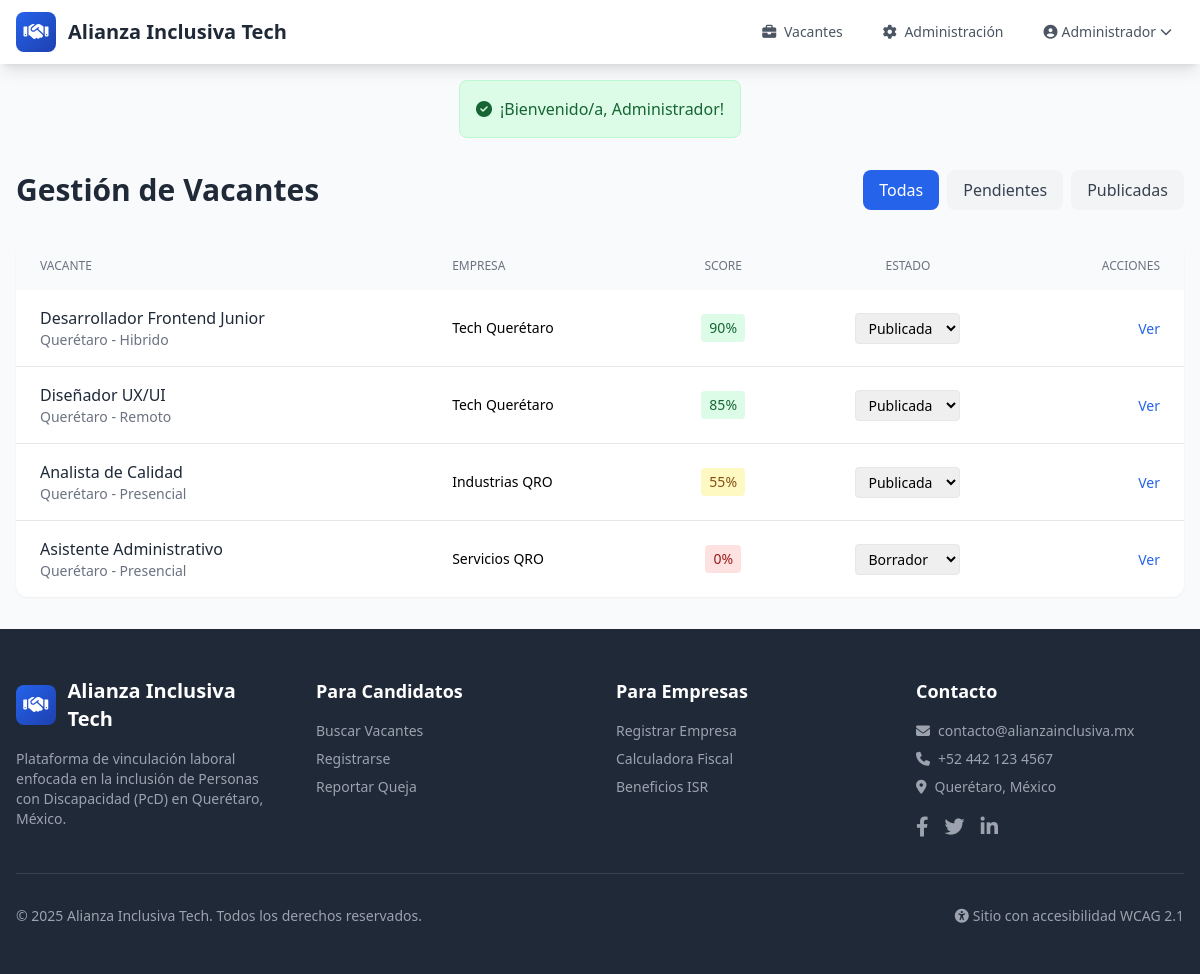
/admin/vacantes (signed in), run on the app's committed database.
### tables this page shows
CREATE TABLE vacantes (
    id INT AUTO_INCREMENT PRIMARY KEY,
    empresa_id INT NOT NULL,
    titulo VARCHAR(255) NOT NULL,
    slug VARCHAR(255) NOT NULL,
    descripcion TEXT NOT NULL,
    requisitos TEXT NULL,
    tipo_contrato ENUM('indefinido', 'temporal', 'practicas', 'freelance') DEFAULT 'indefinido',
    jornada ENUM('tiempo_completo', 'medio_tiempo', 'por_horas', 'flexible') DEFAULT 'tiempo_completo',
    modalidad ENUM('presencial', 'remoto', 'hibrido') DEFAULT 'presencial',
    salario_minimo DECIMAL(10,2) NULL,
    salario_maximo DECIMAL(10,2) NULL,
    mostrar_salario TINYINT(1) DEFAULT 1,
    ubicacion VARCHAR(255) NULL,
    municipio VARCHAR(100) DEFAULT 'Querétaro',
    discapacidades_aceptadas TEXT NULL COMMENT 'JSON array de tipos de discapacidad',
    checklist_accesibilidad TEXT NULL COMMENT 'JSON del checklist',
    score_accesibilidad INT DEFAULT 0,
    estado ENUM('borrador', 'pendiente', 'publicada', 'pausada', 'cerrada') DEFAULT 'borrador',
    fecha_publicacion DATETIME NULL,
    fecha_cierre DATE NULL,
    plazas_disponibles INT DEFAULT 1,
    visitas INT DEFAULT 0,
    fecha_creacion DATETIME DEFAULT CURRENT_TIMESTAMP,
    fecha_actualizacion DATETIME DEFAULT CURRENT_TIMESTAMP ON UPDATE CURRENT_TIMESTAMP,
    FOREIGN KEY (empresa_id) REFERENCES empresas(id) ON DELETE CASCADE,
    INDEX idx_estado (estado),
    INDEX idx_municipio (municipio),
    INDEX idx_score (score_accesibilidad),
    INDEX idx_slug (slug)
);

CREATE TABLE empresas (
    id INT AUTO_INCREMENT PRIMARY KEY,
    usuario_id INT NOT NULL,
    razon_social VARCHAR(255) NOT NULL,
    rfc VARCHAR(13) NOT NULL,
    nombre_comercial VARCHAR(255) NULL,
    direccion_fiscal TEXT NOT NULL,
    colonia VARCHAR(150) NULL,
    municipio VARCHAR(100) NOT NULL,
    estado VARCHAR(100) DEFAULT 'Querétaro',
    codigo_postal VARCHAR(10) NOT NULL,
    sector_industrial VARCHAR(100) NOT NULL,
    tamano_empresa ENUM('micro', 'pequena', 'mediana', 'grande') DEFAULT 'pequena',
    telefono VARCHAR(20) NULL,
    sitio_web VARCHAR(255) NULL,
    logo VARCHAR(255) NULL,
    descripcion TEXT NULL,
    verificada TINYINT(1) DEFAULT 0,
    fecha_creacion DATETIME DEFAULT CURRENT_TIMESTAMP,
    fecha_actualizacion DATETIME DEFAULT CURRENT_TIMESTAMP ON UPDATE CURRENT_TIMESTAMP,
    FOREIGN KEY (usuario_id) REFERENCES usuarios(id) ON DELETE CASCADE,
    INDEX idx_rfc (rfc),
    INDEX idx_municipio (municipio)
);

### app/controllers/BaseController.php (called while the page is built, shortened)
<?php
class BaseController {
    public function __construct() {
        try {
            $this->db = Database::getInstance()->getConnection();
        } catch (Exception $e) {
            $this->db = null;
        }
    }
    protected function view($view, $data = []) {
        extract($data);
        require_once VIEWS_PATH . '/layouts/header.php';
        require_once VIEWS_PATH . '/' . $view . '.php';
        require_once VIEWS_PATH . '/layouts/footer.php';
    }
}

### app/controllers/AdminController.php (called while the page is built, shortened)
<?php
class AdminController extends BaseController {
    public function vacantes() {
        $estado = $this->getGet('estado');
        $sql = "
            SELECT v.*, e.nombre_comercial, e.razon_social
            FROM vacantes v
            JOIN empresas e ON v.empresa_id = e.id
        ";
        $params = [];
        $sql .= " ORDER BY v.fecha_creacion DESC";
        $stmt = $this->db->prepare($sql);
        $stmt->execute($params);
        $vacantes = $stmt->fetchAll();
        $this->view('admin/vacantes', ['vacantes' => $vacantes, 'estadoFiltro' => $estado]);
    }
}

### app/config/router.php (called while the page is built, shortened)
<?php
class Router {
    private $routes = [];
    public function get($pattern, $callback) {
        $this->routes['GET'][$pattern] = $callback;
    }
    public function post($pattern, $callback) {
        $this->routes['POST'][$pattern] = $callback;
    }
    public function dispatch() {
        $method = $_SERVER['REQUEST_METHOD'];
        $uri = $this->getUri();
        if (isset($this->routes[$method])) {
            foreach ($this->routes[$method] as $pattern => $callback) {
                $pattern = preg_replace('/\{([a-zA-Z0-9_]+)\}/', '(?P<$1>[^/]+)', $pattern);
                $pattern = '#^' . $pattern . '$#';
                if (preg_match($pattern, $uri, $matches)) {
                    $params = array_filter($matches, function($key) {
                        return !is_numeric($key);
                    }, ARRAY_FILTER_USE_KEY);
                    return $this->executeCallback($callback, $params);
                }
            }
        }
    }
    private function getUri() {
        $uri = $_SERVER['REQUEST_URI'];
        $uri = '/' . ltrim($uri, '/');
        if ($uri !== '/') {
            $uri = rtrim($uri, '/');
        }
        return $uri;
    }
    private function executeCallback($callback, $params = []) {
        if (is_array($callback)) {
            $controller = $callback[0];
            $method = $callback[1];
            if (is_string($controller)) {
                $controller = new $controller();
            }
            return call_user_func_array([$controller, $method], $params);
        }
        return call_user_func_array($callback, $params);
    }
}

### index.php (called while the page is built, shortened)
<?php
require_once BASE_PATH . '/app/config/database.php';
require_once BASE_PATH . '/app/config/router.php';
require_once BASE_PATH . '/app/controllers/BaseController.php';
require_once BASE_PATH . '/app/controllers/AdminController.php';
$router = new Router();
$router->get('/', ['HomeController', 'index']);
$router->get('/vacantes', ['VacanteController', 'listar']);
$router->get('/vacante/{slug}', ['VacanteController', 'ver']);
$router->get('/login', ['AuthController', 'loginForm']);
$router->post('/login', ['AuthController', 'login']);
$router->get('/registro', ['AuthController', 'registroForm']);
$router->get('/registro/empresa', ['AuthController', 'registroEmpresaForm']);
$router->post('/registro/empresa', ['AuthController', 'registroEmpresa']);
$router->get('/registro/candidato', ['AuthController', 'registroCandidatoForm']);
$router->post('/registro/candidato', ['AuthController', 'registroCandidato']);
$router->get('/logout', ['AuthController', 'logout']);
$router->get('/recuperar', ['AuthController', 'recuperarForm']);
$router->post('/recuperar', ['AuthController', 'recuperar']);
$router->get('/empresa/dashboard', ['EmpresaController', 'dashboard']);
$router->get('/empresa/perfil', ['EmpresaController', 'perfil']);
$router->post('/empresa/perfil', ['EmpresaController', 'actualizarPerfil']);
$router->get('/empresa/vacantes', ['EmpresaController', 'misVacantes']);
$router->get('/empresa/vacante/nueva', ['EmpresaController', 'nuevaVacante']);
$router->post('/empresa/vacante/nueva', ['EmpresaController', 'guardarVacante']);
$router->get('/empresa/vacante/{id}/editar', ['EmpresaController', 'editarVacante']);
$router->post('/empresa/vacante/{id}/editar', ['EmpresaController', 'actualizarVacante']);
$router->get('/empresa/vacante/{id}/postulaciones', ['EmpresaController', 'verPostulaciones']);
$router->post('/empresa/postulacion/{id}/estado', ['EmpresaController', 'cambiarEstadoPostulacion']);
$router->get('/empresa/contrataciones', ['EmpresaController', 'contrataciones']);
$router->get('/empresa/contratacion/nueva', ['EmpresaController', 'nuevaContratacion']);
$router->post('/empresa/contratacion/nueva', ['EmpresaController', 'guardarContratacion']);
$router->get('/candidato/dashboard', ['CandidatoController', 'dashboard']);
$router->get('/candidato/perfil', ['CandidatoController', 'perfil']);
$router->post('/candidato/perfil', ['CandidatoController', 'actualizarPerfil']);
$router->get('/candidato/postulaciones', ['CandidatoController', 'misPostulaciones']);
$router->post('/vacante/{id}/postular', ['CandidatoController', 'postular']);
$router->get('/candidato/vacantes-compatibles', ['CandidatoController', 'vacantesCompatibles']);
$router->get('/fiscal/calculadora', ['FiscalController', 'calculadora']);
$router->post('/fiscal/calcular', ['FiscalController', 'calcular']);
$router->get('/fiscal/reporte', ['FiscalController', 'reporte']);
$router->get('/fiscal/reporte/pdf', ['FiscalController', 'generarPDF']);
$router->get('/admin/dashboard', ['AdminController', 'dashboard']);
$router->get('/admin/candidatos', ['AdminController', 'candidatos']);
$router->get('/admin/candidato/{id}', ['AdminController', 'verCandidato']);
$router->post('/admin/candidato/{id}/verificar', ['AdminController', 'verificarCertificado']);
$router->get('/admin/empresas', ['AdminController', 'empresas']);
$router->post('/admin/empresa/{id}/verificar', ['AdminController', 'verificarEmpresa']);
$router->get('/admin/vacantes', ['AdminController', 'vacantes']);
$router->post('/admin/vacante/{id}/estado', ['AdminController', 'cambiarEstadoVacante']);
$router->get('/admin/quejas', ['AdminController', 'quejas']);
$router->get('/admin/queja/{id}', ['AdminController', 'verQueja']);
$router->post('/admin/queja/{id}/estado', ['AdminController', 'cambiarEstadoQueja']);
$router->get('/admin/reportes', ['AdminController', 'reportes']);
$router->get('/queja/nueva', ['AdminController', 'nuevaQueja']);
$router->post('/queja/nueva', ['AdminController', 'guardarQueja']);
$router->get('/admin/configuraciones', ['ConfigController', 'index']);
$router->post('/admin/configuraciones', ['ConfigController', 'guardar']);
$router->notFound(function() {
    require_once VIEWS_PATH . '/layouts/header.php';
    echo '<div class="container mx-auto px-4 py-16 text-center">';
    echo '<h1 class="text-6xl font-bold text-gray-300 mb-4">404</h1>';
    echo '<p class="text-xl text-gray-600 mb-8">Página no encontrada</p>';
    echo '<a href="' . BASE_URL . '" class="bg-blue-600 text-white px-6 py-3 rounded-lg hover:bg-blue-700 transition">Volver al inicio</a>';
    echo '</div>';
    require_once VIEWS_PATH . '/layouts/footer.php';
});
$router->dispatch();

### app/config/database.php (called while the page is built, shortened)
<?php
class Database {
    private static $instance = null;
    private $connection;
    private function __construct() {
        try {
            $dsn = "mysql:host=" . DB_HOST . ";dbname=" . DB_NAME . ";charset=" . DB_CHARSET;
            $options = [
                PDO::ATTR_ERRMODE => PDO::ERRMODE_EXCEPTION,
                PDO::ATTR_DEFAULT_FETCH_MODE => PDO::FETCH_ASSOC,
                PDO::ATTR_EMULATE_PREPARES => false,
            ];
            $this->connection = new PDO($dsn, DB_USER, DB_PASS, $options);
        } catch (PDOException $e) {
            if (defined('ENVIRONMENT') && ENVIRONMENT === 'development') {
                error_log("Error de conexión DB: " . $e->getMessage());
            } else {
                error_log("Error de conexión DB - Código: " . $e->getCode());
            }
            throw new Exception("Error de conexión a la base de datos");
        }
    }
    public static function getInstance() {
        if (self::$instance === null) {
            self::$instance = new self();
        }
        return self::$instance;
    }
    public function getConnection() {
        return $this->connection;
    }
}

### app/views/admin/vacantes.php (the view, shortened to what this page needs)
<div class="py-8 px-4">
    <div class="max-w-7xl mx-auto">
        <div class="flex justify-between items-center mb-8">
            <h1 class="text-3xl font-bold text-gray-800">Gestión de Vacantes</h1>
            <div class="flex gap-2">
                <a href="<?= BASE_URL ?>/admin/vacantes" class="px-4 py-2 rounded-lg <?= !$estadoFiltro ? 'bg-primary text-white' : 'bg-gray-100 text-gray-700' ?>">Todas</a>
                <a href="<?= BASE_URL ?>/admin/vacantes?estado=pendiente" class="px-4 py-2 rounded-lg <?= $estadoFiltro === 'pendiente' ? 'bg-yellow-500 text-white' : 'bg-gray-100 text-gray-700' ?>">Pendientes</a>
                <a href="<?= BASE_URL ?>/admin/vacantes?estado=publicada" class="px-4 py-2 rounded-lg <?= $estadoFiltro === 'publicada' ? 'bg-green-500 text-white' : 'bg-gray-100 text-gray-700' ?>">Publicadas</a>
            </div>
        </div>
        <div class="bg-white rounded-xl shadow-sm overflow-hidden">
            <table class="w-full">
                <thead class="bg-gray-50">
                    <tr>
                        <th class="px-6 py-4 text-left text-xs font-medium text-gray-500 uppercase">Vacante</th>
                        <th class="px-6 py-4 text-left text-xs font-medium text-gray-500 uppercase">Empresa</th>
                        <th class="px-6 py-4 text-center text-xs font-medium text-gray-500 uppercase">Score</th>
                        <th class="px-6 py-4 text-center text-xs font-medium text-gray-500 uppercase">Estado</th>
                        <th class="px-6 py-4 text-right text-xs font-medium text-gray-500 uppercase">Acciones</th>
                    </tr>
                </thead>
                <tbody class="divide-y">
                    <?php foreach ($vacantes as $v): ?>
                    <tr class="hover:bg-gray-50">
                        <td class="px-6 py-4">
                            <a href="<?= BASE_URL ?>/vacante/<?= htmlspecialchars($v['slug']) ?>" target="_blank" class="font-medium text-gray-800 hover:text-primary">
                                <?= htmlspecialchars($v['titulo']) ?>
                            </a>
                            <p class="text-sm text-gray-500"><?= $v['municipio'] ?> - <?= ucfirst($v['modalidad']) ?></p>
                        </td>
                        <td class="px-6 py-4 text-sm"><?= htmlspecialchars($v['nombre_comercial'] ?? $v['razon_social']) ?></td>
                        <td class="px-6 py-4 text-center">
                            <span class="inline-flex items-center px-2 py-1 rounded text-sm font-medium
                                <?= $v['score_accesibilidad'] >= 75 ? 'bg-green-100 text-green-800' :
                                   ($v['score_accesibilidad'] >= 50 ? 'bg-yellow-100 text-yellow-800' : 'bg-red-100 text-red-800') ?>">
                                <?= $v['score_accesibilidad'] ?>%
                            </span>
                        </td>
                        <td class="px-6 py-4 text-center">
                            <form method="POST" action="<?= BASE_URL ?>/admin/vacante/<?= $v['id'] ?>/estado" class="inline">
                                <select name="estado" onchange="this.form.submit()" class="text-sm border rounded px-2 py-1">
                                    <option value="borrador" <?= $v['estado'] === 'borrador' ? 'selected' : '' ?>>Borrador</option>
                                    <option value="publicada" <?= $v['estado'] === 'publicada' ? 'selected' : '' ?>>Publicada</option>
                                </select>
                            </form>
                        </td>
                        <td class="px-6 py-4 text-right">
                            <a href="<?= BASE_URL ?>/vacante/<?= htmlspecialchars($v['slug']) ?>" target="_blank" class="text-primary hover:underline text-sm">Ver</a>
                        </td>
                    </tr>
                    <?php endforeach; ?>
                </tbody>
            </table>
        </div>
    </div>
</div>

### data on the page
vacantes: titulo "Desarrollador Frontend Junior", municipio "Querétaro", modalidad "Hibrido", empresa.nombre_comercial "Tech Querétaro", score_accesibilidad "90", estado "Publicada"
vacantes: titulo "Diseñador UX/UI", municipio "Querétaro", modalidad "Remoto", empresa.nombre_comercial "Tech Querétaro", score_accesibilidad "85", estado "Publicada"
vacantes: titulo "Analista de Calidad", municipio "Querétaro", modalidad "Presencial", empresa.nombre_comercial "Industrias QRO", score_accesibilidad "55", estado "Publicada"
vacantes: titulo "Asistente Administrativo", municipio "Querétaro", modalidad "Presencial", empresa.nombre_comercial "Servicios QRO", score_accesibilidad "0", estado "Borrador"

### other printed values
$sitioNombre "Alianza Inclusiva Tech"
$user['nombre'] "Administrador"
$flash['mensaje'] "¡Bienvenido/a, Administrador!"
SITE_NAME "Alianza Inclusiva Tech"
SITE_CONTACT_EMAIL "contacto@alianzainclusiva.mx"
SITE_CONTACT_PHONE "+52 442 123 4567"
